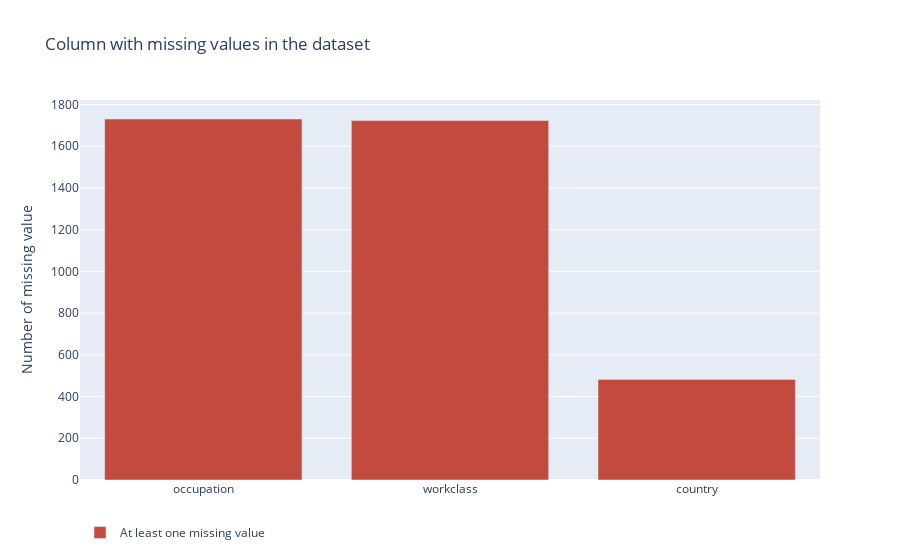

The cell this chart's notebook holds for it:
### Markdown cell above
**Check for missing value**

From upper cell we see that there were some missing values in the dataset. We define a function called ``` print_missing_values() ``` to get all the missing value or null value and plot it in a bar diagram. We considered both null value and negative values. We can see that only three columns contains null values where
- occupation = 1730
- workclass = 1723
- country = 482

After find out the number of missing values we remove all missing value using builtin function called ``` dropna() ```.

### Code cell
def print_missing_values(data):
    data_null = pd.DataFrame(len(data) - data.notnull().sum(), columns = ['Count'])
    data_null = data_null[data_null['Count'] > 0].sort_values(by='Count', ascending=False)
    data_null = data_null   #/len(data) * 100

    trace = go.Bar(x=data_null.index, y=data_null['Count'], marker=dict(color='#c0392b'),
              name = 'At least one missing value', opacity=0.9)
    layout = go.Layout(barmode='group', title='Column with missing values in the dataset', showlegend=True,
                   legend=dict(orientation="h"), yaxis=dict(title='Number of missing value'))
    fig = go.Figure([trace], layout=layout)
    py.iplot(fig)

print('Number total of rows : '+str(df.shape[0]))
print_missing_values(df)
df = df.dropna()    # remove missing value

### Figure 1 — Plotly figure (JSON) as saved in the notebook; plotly's stock layout.template omitted (floating-point values rounded to 4 significant figures)
{"data": [{"marker": {"color": "#c0392b"}, "name": "At least one missing value", "opacity": 0.9, "type": "bar", "x": ["occupation", "workclass", "country"], "y": [1730, 1723, 482]}], "layout": {"barmode": "group", "legend": {"orientation": "h"}, "showlegend": true, "title": {"text": "Column with missing values in the dataset"}, "yaxis": {"title": {"text": "Number of missing value"}}}}
